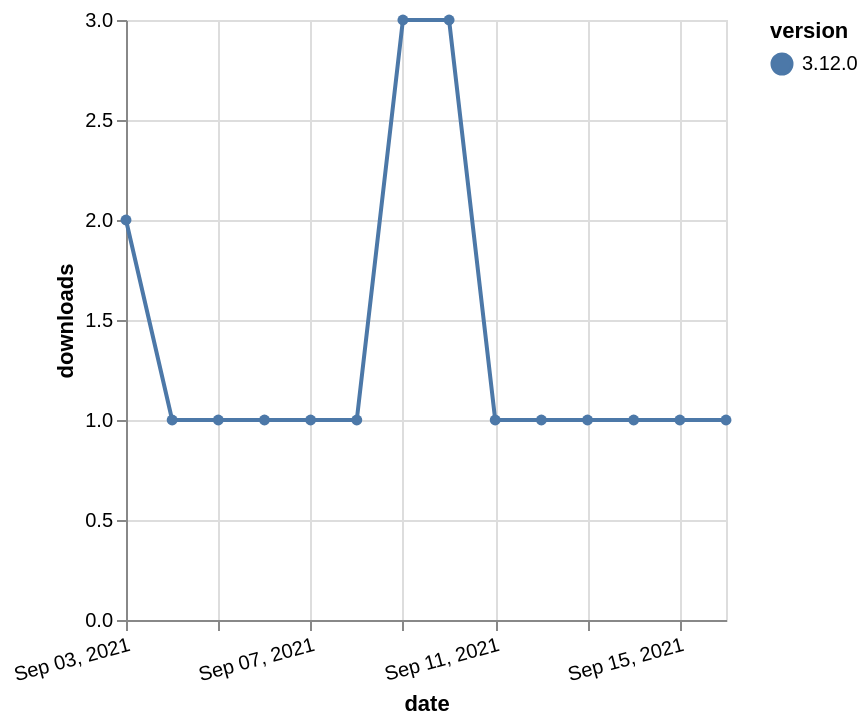

Vega-Lite specification for this chart:
### Vega-Lite specification from a JSON file in a GitHub repository (floating-point values rounded to 4 significant figures)
{"$schema": "https://vega.github.io/schema/vega-lite/v5.json", "description": "A simple bar chart with embedded data.", "data": {"values": [{"date": "2021-09-03", "total": 509, "delta": 2, "version": "3.12.0"}, {"date": "2021-09-04", "total": 510, "delta": 1, "version": "3.12.0"}, {"date": "2021-09-05", "total": 511, "delta": 1, "version": "3.12.0"}, {"date": "2021-09-06", "total": 512, "delta": 1, "version": "3.12.0"}, {"date": "2021-09-07", "total": 513, "delta": 1, "version": "3.12.0"}, {"date": "2021-09-08", "total": 514, "delta": 1, "version": "3.12.0"}, {"date": "2021-09-09", "total": 517, "delta": 3, "version": "3.12.0"}, {"date": "2021-09-10", "total": 520, "delta": 3, "version": "3.12.0"}, {"date": "2021-09-11", "total": 521, "delta": 1, "version": "3.12.0"}, {"date": "2021-09-12", "total": 522, "delta": 1, "version": "3.12.0"}, {"date": "2021-09-13", "total": 523, "delta": 1, "version": "3.12.0"}, {"date": "2021-09-14", "total": 524, "delta": 1, "version": "3.12.0"}, {"date": "2021-09-15", "total": 525, "delta": 1, "version": "3.12.0"}, {"date": "2021-09-16", "total": 526, "delta": 1, "version": "3.12.0"}]}, "width": "container", "mark": {"type": "line", "point": {"filled": true}}, "encoding": {"x": {"field": "date", "type": "temporal", "timeUnit": "yearmonthdate", "title": "date", "axis": {"labelAngle": -15}}, "y": {"field": "delta", "type": "quantitative", "title": "downloads"}, "color": {"field": "version", "type": "nominal"}, "tooltip": {"field": "delta"}}}
